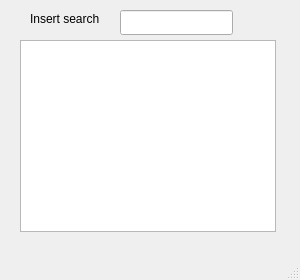
<?xml version="1.0" encoding="UTF-8"?>
<ui version="4.0">
 <class>MainWindow</class>
 <widget class="QMainWindow" name="MainWindow">
  <property name="geometry">
   <rect>
    <x>0</x>
    <y>0</y>
    <width>300</width>
    <height>280</height>
   </rect>
  </property>
  <property name="sizePolicy">
   <sizepolicy hsizetype="Preferred" vsizetype="Preferred">
    <horstretch>0</horstretch>
    <verstretch>0</verstretch>
   </sizepolicy>
  </property>
  <property name="windowTitle">
   <string>Wortlistensuche</string>
  </property>
  <widget class="QWidget" name="centralwidget">
   <widget class="QLineEdit" name="lineEdit">
    <property name="geometry">
     <rect>
      <x>120</x>
      <y>10</y>
      <width>113</width>
      <height>25</height>
     </rect>
    </property>
   </widget>
   <widget class="QLabel" name="label">
    <property name="geometry">
     <rect>
      <x>30</x>
      <y>10</y>
      <width>81</width>
      <height>17</height>
     </rect>
    </property>
    <property name="text">
     <string>Insert search</string>
    </property>
   </widget>
   <widget class="QListWidget" name="listWidget">
    <property name="geometry">
     <rect>
      <x>20</x>
      <y>40</y>
      <width>256</width>
      <height>192</height>
     </rect>
    </property>
   </widget>
  </widget>
  <widget class="QMenuBar" name="menubar">
   <property name="geometry">
    <rect>
     <x>0</x>
     <y>0</y>
     <width>300</width>
     <height>22</height>
    </rect>
   </property>
  </widget>
  <widget class="QStatusBar" name="statusbar"/>
 </widget>
 <resources/>
 <connections/>
</ui>
